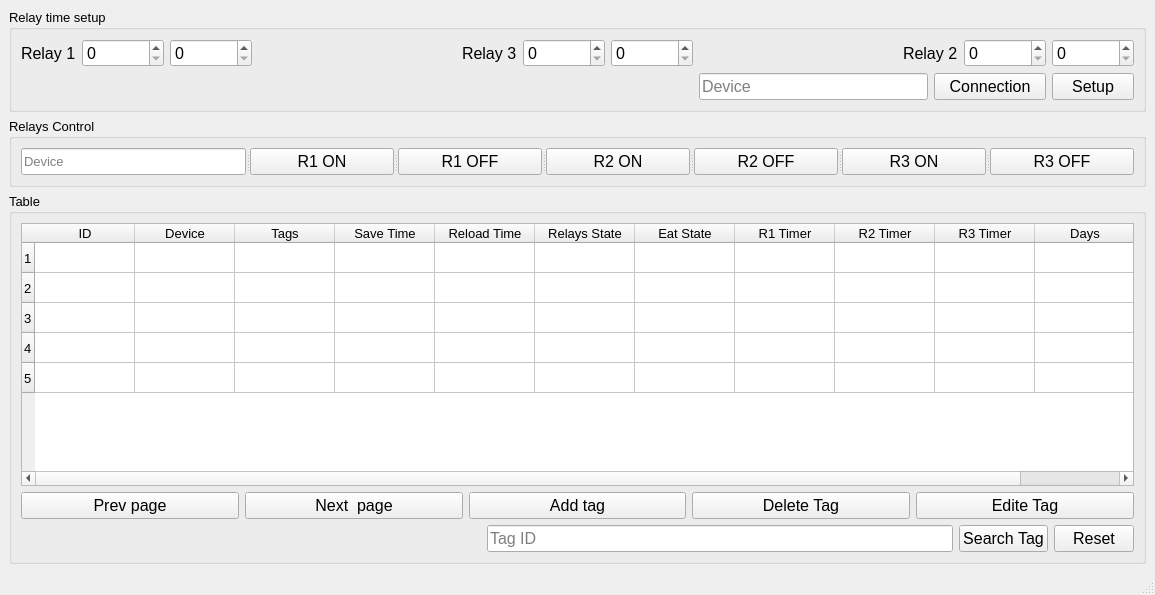
<?xml version="1.0" encoding="UTF-8"?>
<ui version="4.0">
 <class>MainWindow</class>
 <widget class="QMainWindow" name="MainWindow">
  <property name="geometry">
   <rect>
    <x>0</x>
    <y>0</y>
    <width>1155</width>
    <height>595</height>
   </rect>
  </property>
  <property name="windowTitle">
   <string>MainWindow</string>
  </property>
  <widget class="QWidget" name="centralwidget">
   <layout class="QGridLayout" name="gridLayout_2">
    <item row="2" column="0">
     <widget class="QGroupBox" name="groupBox_2">
      <property name="font">
       <font>
        <pointsize>10</pointsize>
       </font>
      </property>
      <property name="title">
       <string>Table</string>
      </property>
      <layout class="QVBoxLayout" name="verticalLayout">
       <item>
        <widget class="QTableWidget" name="tableWidget">
         <property name="verticalScrollBarPolicy">
          <enum>Qt::ScrollBarAsNeeded</enum>
         </property>
         <property name="horizontalScrollBarPolicy">
          <enum>Qt::ScrollBarAsNeeded</enum>
         </property>
         <property name="sortingEnabled">
          <bool>false</bool>
         </property>
         <property name="rowCount">
          <number>5</number>
         </property>
         <property name="columnCount">
          <number>11</number>
         </property>
         <row/>
         <row/>
         <row/>
         <row/>
         <row/>
         <column>
          <property name="text">
           <string>ID</string>
          </property>
         </column>
         <column>
          <property name="text">
           <string>Device</string>
          </property>
         </column>
         <column>
          <property name="text">
           <string>Tags</string>
          </property>
         </column>
         <column>
          <property name="text">
           <string>Save Time</string>
          </property>
         </column>
         <column>
          <property name="text">
           <string>Reload Time</string>
          </property>
         </column>
         <column>
          <property name="text">
           <string>Relays State</string>
          </property>
         </column>
         <column>
          <property name="text">
           <string>Eat State</string>
          </property>
         </column>
         <column>
          <property name="text">
           <string>R1 Timer</string>
          </property>
         </column>
         <column>
          <property name="text">
           <string>R2 Timer</string>
          </property>
         </column>
         <column>
          <property name="text">
           <string>R3 Timer</string>
          </property>
         </column>
         <column>
          <property name="text">
           <string>Days</string>
          </property>
         </column>
        </widget>
       </item>
       <item>
        <layout class="QHBoxLayout" name="horizontalLayout_5">
         <item>
          <widget class="QPushButton" name="pushButton_4">
           <property name="font">
            <font>
             <pointsize>12</pointsize>
            </font>
           </property>
           <property name="text">
            <string>Prev page</string>
           </property>
          </widget>
         </item>
         <item>
          <widget class="QPushButton" name="pushButton_5">
           <property name="font">
            <font>
             <pointsize>12</pointsize>
            </font>
           </property>
           <property name="text">
            <string>Next  page</string>
           </property>
          </widget>
         </item>
         <item>
          <widget class="QPushButton" name="pushButton_6">
           <property name="font">
            <font>
             <pointsize>12</pointsize>
            </font>
           </property>
           <property name="text">
            <string>Add tag</string>
           </property>
          </widget>
         </item>
         <item>
          <widget class="QPushButton" name="pushButton_7">
           <property name="font">
            <font>
             <pointsize>12</pointsize>
            </font>
           </property>
           <property name="text">
            <string>Delete Tag</string>
           </property>
          </widget>
         </item>
         <item>
          <widget class="QPushButton" name="pushButton_8">
           <property name="font">
            <font>
             <pointsize>12</pointsize>
            </font>
           </property>
           <property name="text">
            <string>Edite Tag</string>
           </property>
          </widget>
         </item>
        </layout>
       </item>
       <item>
        <layout class="QHBoxLayout" name="horizontalLayout_6">
         <item>
          <spacer name="horizontalSpacer_3">
           <property name="orientation">
            <enum>Qt::Horizontal</enum>
           </property>
           <property name="sizeHint" stdset="0">
            <size>
             <width>40</width>
             <height>20</height>
            </size>
           </property>
          </spacer>
         </item>
         <item>
          <widget class="QLineEdit" name="lineEdit">
           <property name="font">
            <font>
             <pointsize>12</pointsize>
            </font>
           </property>
           <property name="inputMask">
            <string/>
           </property>
           <property name="text">
            <string/>
           </property>
           <property name="placeholderText">
            <string>Tag ID</string>
           </property>
          </widget>
         </item>
         <item>
          <widget class="QPushButton" name="pushButton_9">
           <property name="font">
            <font>
             <pointsize>12</pointsize>
            </font>
           </property>
           <property name="text">
            <string>Search Tag</string>
           </property>
          </widget>
         </item>
         <item>
          <widget class="QPushButton" name="pushButton">
           <property name="font">
            <font>
             <pointsize>12</pointsize>
            </font>
           </property>
           <property name="text">
            <string>Reset</string>
           </property>
          </widget>
         </item>
        </layout>
       </item>
      </layout>
     </widget>
    </item>
    <item row="0" column="0">
     <widget class="QGroupBox" name="groupBox">
      <property name="font">
       <font>
        <pointsize>10</pointsize>
       </font>
      </property>
      <property name="autoFillBackground">
       <bool>false</bool>
      </property>
      <property name="title">
       <string>Relay time setup</string>
      </property>
      <property name="flat">
       <bool>false</bool>
      </property>
      <property name="checkable">
       <bool>false</bool>
      </property>
      <layout class="QGridLayout" name="gridLayout">
       <item row="0" column="3">
        <spacer name="horizontalSpacer_2">
         <property name="orientation">
          <enum>Qt::Horizontal</enum>
         </property>
         <property name="sizeHint" stdset="0">
          <size>
           <width>127</width>
           <height>19</height>
          </size>
         </property>
        </spacer>
       </item>
       <item row="0" column="0">
        <widget class="QLabel" name="label">
         <property name="font">
          <font>
           <pointsize>12</pointsize>
          </font>
         </property>
         <property name="text">
          <string>Relay 1</string>
         </property>
        </widget>
       </item>
       <item row="0" column="5">
        <widget class="QSpinBox" name="spinBox_5">
         <property name="font">
          <font>
           <pointsize>12</pointsize>
          </font>
         </property>
         <property name="maximum">
          <number>100000</number>
         </property>
        </widget>
       </item>
       <item row="0" column="2">
        <widget class="QSpinBox" name="spinBox_2">
         <property name="font">
          <font>
           <pointsize>12</pointsize>
          </font>
         </property>
         <property name="maximum">
          <number>100000</number>
         </property>
        </widget>
       </item>
       <item row="0" column="4">
        <widget class="QLabel" name="label_3">
         <property name="font">
          <font>
           <pointsize>12</pointsize>
          </font>
         </property>
         <property name="text">
          <string>Relay 3</string>
         </property>
        </widget>
       </item>
       <item row="0" column="11">
        <widget class="QSpinBox" name="spinBox_4">
         <property name="font">
          <font>
           <pointsize>12</pointsize>
          </font>
         </property>
         <property name="maximum">
          <number>100000</number>
         </property>
        </widget>
       </item>
       <item row="0" column="6">
        <widget class="QSpinBox" name="spinBox_6">
         <property name="font">
          <font>
           <pointsize>12</pointsize>
          </font>
         </property>
         <property name="maximum">
          <number>100000</number>
         </property>
        </widget>
       </item>
       <item row="0" column="10">
        <widget class="QSpinBox" name="spinBox_3">
         <property name="font">
          <font>
           <pointsize>12</pointsize>
          </font>
         </property>
         <property name="maximum">
          <number>100000</number>
         </property>
        </widget>
       </item>
       <item row="1" column="0" colspan="7">
        <spacer name="horizontalSpacer_4">
         <property name="orientation">
          <enum>Qt::Horizontal</enum>
         </property>
         <property name="sizeHint" stdset="0">
          <size>
           <width>611</width>
           <height>19</height>
          </size>
         </property>
        </spacer>
       </item>
       <item row="1" column="9" colspan="2">
        <widget class="QPushButton" name="pushButton_3">
         <property name="font">
          <font>
           <pointsize>12</pointsize>
          </font>
         </property>
         <property name="text">
          <string>Connection</string>
         </property>
        </widget>
       </item>
       <item row="0" column="7">
        <spacer name="horizontalSpacer">
         <property name="orientation">
          <enum>Qt::Horizontal</enum>
         </property>
         <property name="sizeHint" stdset="0">
          <size>
           <width>153</width>
           <height>19</height>
          </size>
         </property>
        </spacer>
       </item>
       <item row="1" column="11">
        <widget class="QPushButton" name="pushButton_10">
         <property name="font">
          <font>
           <pointsize>12</pointsize>
          </font>
         </property>
         <property name="text">
          <string>Setup</string>
         </property>
        </widget>
       </item>
       <item row="0" column="1">
        <widget class="QSpinBox" name="spinBox">
         <property name="font">
          <font>
           <pointsize>12</pointsize>
          </font>
         </property>
         <property name="maximum">
          <number>100000</number>
         </property>
        </widget>
       </item>
       <item row="0" column="8" colspan="2">
        <widget class="QLabel" name="label_2">
         <property name="font">
          <font>
           <pointsize>12</pointsize>
          </font>
         </property>
         <property name="text">
          <string>Relay 2</string>
         </property>
        </widget>
       </item>
       <item row="1" column="7" colspan="2">
        <widget class="QLineEdit" name="lineEdit_2">
         <property name="font">
          <font>
           <pointsize>12</pointsize>
          </font>
         </property>
         <property name="placeholderText">
          <string>Device </string>
         </property>
        </widget>
       </item>
      </layout>
     </widget>
    </item>
    <item row="1" column="0">
     <widget class="QGroupBox" name="groupBox_4">
      <property name="font">
       <font>
        <pointsize>10</pointsize>
       </font>
      </property>
      <property name="title">
       <string>Relays Control</string>
      </property>
      <layout class="QGridLayout" name="gridLayout_3">
       <item row="0" column="0">
        <widget class="QSplitter" name="splitter">
         <property name="orientation">
          <enum>Qt::Horizontal</enum>
         </property>
         <widget class="QLineEdit" name="lineEdit_3">
          <property name="placeholderText">
           <string>Device</string>
          </property>
         </widget>
         <widget class="QPushButton" name="pushButton_2">
          <property name="font">
           <font>
            <pointsize>12</pointsize>
           </font>
          </property>
          <property name="text">
           <string>R1 ON</string>
          </property>
         </widget>
         <widget class="QPushButton" name="pushButton_11">
          <property name="font">
           <font>
            <pointsize>12</pointsize>
           </font>
          </property>
          <property name="text">
           <string>R1 OFF</string>
          </property>
         </widget>
         <widget class="QPushButton" name="pushButton_12">
          <property name="font">
           <font>
            <pointsize>12</pointsize>
           </font>
          </property>
          <property name="text">
           <string>R2 ON</string>
          </property>
         </widget>
         <widget class="QPushButton" name="pushButton_13">
          <property name="font">
           <font>
            <pointsize>12</pointsize>
           </font>
          </property>
          <property name="text">
           <string>R2 OFF</string>
          </property>
         </widget>
         <widget class="QPushButton" name="pushButton_14">
          <property name="font">
           <font>
            <pointsize>12</pointsize>
           </font>
          </property>
          <property name="text">
           <string>R3 ON</string>
          </property>
         </widget>
         <widget class="QPushButton" name="pushButton_15">
          <property name="font">
           <font>
            <pointsize>12</pointsize>
           </font>
          </property>
          <property name="text">
           <string>R3 OFF</string>
          </property>
         </widget>
        </widget>
       </item>
      </layout>
     </widget>
    </item>
   </layout>
  </widget>
  <widget class="QMenuBar" name="menubar">
   <property name="geometry">
    <rect>
     <x>0</x>
     <y>0</y>
     <width>1155</width>
     <height>21</height>
    </rect>
   </property>
  </widget>
  <widget class="QStatusBar" name="statusbar"/>
 </widget>
 <resources/>
 <connections/>
</ui>
